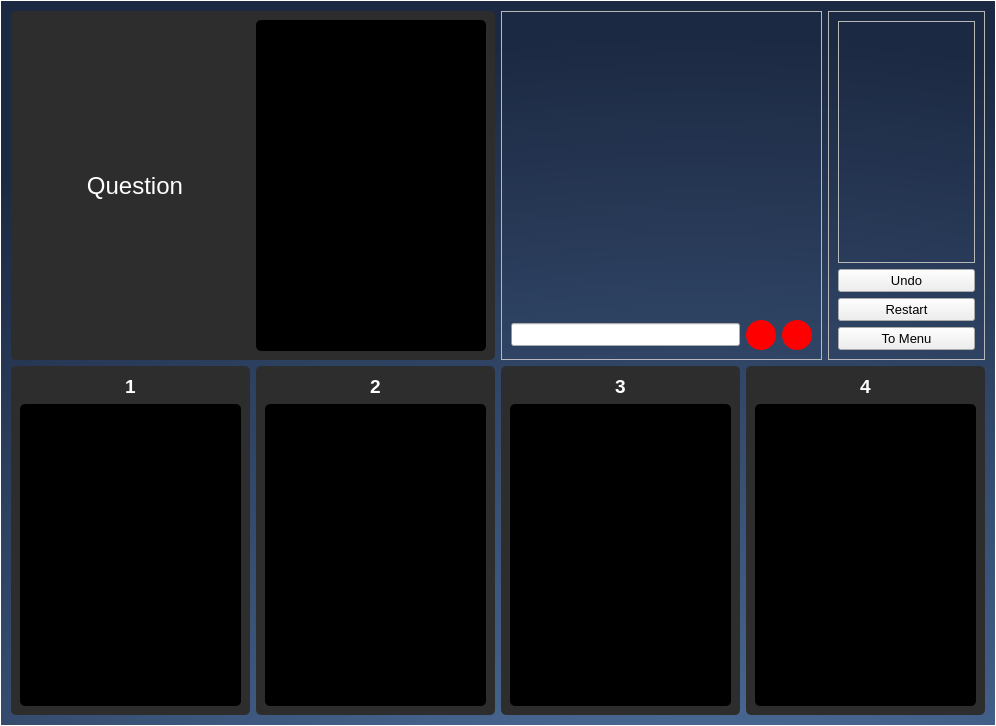
<?xml version="1.0" encoding="UTF-8"?>
<ui version="4.0">
 <class>Form</class>
 <widget class="QWidget" name="Form">
  <property name="geometry">
   <rect>
    <x>0</x>
    <y>0</y>
    <width>996</width>
    <height>726</height>
   </rect>
  </property>
  <property name="windowTitle">
   <string>Form</string>
  </property>
  <property name="styleSheet">
   <string notr="true">QWidget#Form {
background: qradialgradient(cx: 0.7, cy: 1.4, fx: 0.7, fy: 1.4, radius: 1.35, stop: 0 #597fb0, stop: 1 #1c2942);
color: rgb(0, 0, 0);
border: 1px solid #ffffff;
}</string>
  </property>
  <layout class="QGridLayout" name="gridLayout_7">
   <item row="0" column="6" colspan="4">
    <widget class="QFrame" name="frame">
     <property name="frameShape">
      <enum>QFrame::StyledPanel</enum>
     </property>
     <property name="frameShadow">
      <enum>QFrame::Raised</enum>
     </property>
     <layout class="QGridLayout" name="gridLayout_2">
      <item row="1" column="2">
       <widget class="QLabel" name="label_11">
        <property name="sizePolicy">
         <sizepolicy hsizetype="Fixed" vsizetype="Fixed">
          <horstretch>0</horstretch>
          <verstretch>0</verstretch>
         </sizepolicy>
        </property>
        <property name="styleSheet">
         <string notr="true">color: red;
background-color: red;
border-radius: 15;
min-width: 30px;
min-height: 30px;</string>
        </property>
        <property name="text">
         <string>-- --</string>
        </property>
       </widget>
      </item>
      <item row="0" column="0" colspan="4">
       <widget class="QLabel" name="label">
        <property name="sizePolicy">
         <sizepolicy hsizetype="Ignored" vsizetype="Ignored">
          <horstretch>0</horstretch>
          <verstretch>0</verstretch>
         </sizepolicy>
        </property>
        <property name="text">
         <string/>
        </property>
        <property name="alignment">
         <set>Qt::AlignHCenter|Qt::AlignTop</set>
        </property>
       </widget>
      </item>
      <item row="1" column="0" colspan="2">
       <widget class="QProgressBar" name="progressBar">
        <property name="sizePolicy">
         <sizepolicy hsizetype="Preferred" vsizetype="Fixed">
          <horstretch>0</horstretch>
          <verstretch>0</verstretch>
         </sizepolicy>
        </property>
        <property name="font">
         <font>
          <pointsize>10</pointsize>
          <weight>75</weight>
          <bold>true</bold>
         </font>
        </property>
        <property name="styleSheet">
         <string notr="true">color: #ffffff;</string>
        </property>
        <property name="value">
         <number>0</number>
        </property>
        <property name="format">
         <string>%v/%m</string>
        </property>
       </widget>
      </item>
      <item row="1" column="3">
       <widget class="QLabel" name="label_12">
        <property name="sizePolicy">
         <sizepolicy hsizetype="Fixed" vsizetype="Preferred">
          <horstretch>0</horstretch>
          <verstretch>0</verstretch>
         </sizepolicy>
        </property>
        <property name="styleSheet">
         <string notr="true">color: red;
background-color: red;
border-radius: 15;
min-width: 30px;
min-height: 30px;</string>
        </property>
        <property name="text">
         <string>-- --</string>
        </property>
       </widget>
      </item>
     </layout>
    </widget>
   </item>
   <item row="2" column="9" colspan="3">
    <widget class="QFrame" name="frame_8">
     <property name="styleSheet">
      <string notr="true">background: rgb(45, 45, 45);
border-radius: 5px;
</string>
     </property>
     <property name="frameShape">
      <enum>QFrame::StyledPanel</enum>
     </property>
     <property name="frameShadow">
      <enum>QFrame::Raised</enum>
     </property>
     <layout class="QGridLayout" name="gridLayout_6">
      <item row="0" column="1">
       <widget class="QLabel" name="label_9">
        <property name="sizePolicy">
         <sizepolicy hsizetype="Minimum" vsizetype="Maximum">
          <horstretch>0</horstretch>
          <verstretch>0</verstretch>
         </sizepolicy>
        </property>
        <property name="font">
         <font>
          <family>Helvetica</family>
          <pointsize>14</pointsize>
          <weight>75</weight>
          <bold>true</bold>
         </font>
        </property>
        <property name="styleSheet">
         <string notr="true">color: white;</string>
        </property>
        <property name="text">
         <string>4</string>
        </property>
        <property name="alignment">
         <set>Qt::AlignCenter</set>
        </property>
       </widget>
      </item>
      <item row="1" column="1">
       <widget class="QLabel" name="label_5">
        <property name="sizePolicy">
         <sizepolicy hsizetype="Ignored" vsizetype="Ignored">
          <horstretch>0</horstretch>
          <verstretch>0</verstretch>
         </sizepolicy>
        </property>
        <property name="font">
         <font>
          <family>Helvetica</family>
          <pointsize>10</pointsize>
         </font>
        </property>
        <property name="styleSheet">
         <string notr="true">background: black;
color: white;
</string>
        </property>
        <property name="text">
         <string/>
        </property>
        <property name="alignment">
         <set>Qt::AlignCenter</set>
        </property>
        <property name="wordWrap">
         <bool>true</bool>
        </property>
       </widget>
      </item>
     </layout>
    </widget>
   </item>
   <item row="0" column="10" colspan="2">
    <widget class="QFrame" name="frame_4">
     <property name="sizePolicy">
      <sizepolicy hsizetype="Preferred" vsizetype="Preferred">
       <horstretch>0</horstretch>
       <verstretch>0</verstretch>
      </sizepolicy>
     </property>
     <property name="frameShape">
      <enum>QFrame::StyledPanel</enum>
     </property>
     <property name="frameShadow">
      <enum>QFrame::Raised</enum>
     </property>
     <layout class="QVBoxLayout" name="verticalLayout_3">
      <item>
       <widget class="QFrame" name="frame_2">
        <property name="frameShape">
         <enum>QFrame::StyledPanel</enum>
        </property>
        <property name="frameShadow">
         <enum>QFrame::Raised</enum>
        </property>
       </widget>
      </item>
      <item>
       <widget class="QPushButton" name="pushButton">
        <property name="font">
         <font>
          <pointsize>10</pointsize>
         </font>
        </property>
        <property name="text">
         <string>Undo</string>
        </property>
       </widget>
      </item>
      <item>
       <widget class="QPushButton" name="pushButton_2">
        <property name="font">
         <font>
          <pointsize>10</pointsize>
         </font>
        </property>
        <property name="text">
         <string>Restart</string>
        </property>
       </widget>
      </item>
      <item>
       <widget class="QPushButton" name="pushButton_3">
        <property name="font">
         <font>
          <pointsize>10</pointsize>
         </font>
        </property>
        <property name="text">
         <string>To Menu</string>
        </property>
       </widget>
      </item>
     </layout>
    </widget>
   </item>
   <item row="2" column="3" colspan="3">
    <widget class="QFrame" name="frame_6">
     <property name="styleSheet">
      <string notr="true">background: rgb(45, 45, 45);
border-radius: 5px;</string>
     </property>
     <property name="frameShape">
      <enum>QFrame::StyledPanel</enum>
     </property>
     <property name="frameShadow">
      <enum>QFrame::Raised</enum>
     </property>
     <layout class="QGridLayout" name="gridLayout_5">
      <item row="1" column="1">
       <widget class="QLabel" name="label_3">
        <property name="sizePolicy">
         <sizepolicy hsizetype="Ignored" vsizetype="Ignored">
          <horstretch>0</horstretch>
          <verstretch>0</verstretch>
         </sizepolicy>
        </property>
        <property name="font">
         <font>
          <family>Helvetica</family>
          <pointsize>10</pointsize>
         </font>
        </property>
        <property name="styleSheet">
         <string notr="true">background: black;
color: white;</string>
        </property>
        <property name="text">
         <string/>
        </property>
        <property name="alignment">
         <set>Qt::AlignCenter</set>
        </property>
        <property name="wordWrap">
         <bool>true</bool>
        </property>
       </widget>
      </item>
      <item row="0" column="1">
       <widget class="QLabel" name="label_7">
        <property name="sizePolicy">
         <sizepolicy hsizetype="Minimum" vsizetype="Maximum">
          <horstretch>0</horstretch>
          <verstretch>0</verstretch>
         </sizepolicy>
        </property>
        <property name="font">
         <font>
          <family>Helvetica</family>
          <pointsize>14</pointsize>
          <weight>75</weight>
          <bold>true</bold>
         </font>
        </property>
        <property name="styleSheet">
         <string notr="true">color: white;</string>
        </property>
        <property name="text">
         <string>2</string>
        </property>
        <property name="alignment">
         <set>Qt::AlignCenter</set>
        </property>
       </widget>
      </item>
     </layout>
    </widget>
   </item>
   <item row="2" column="6" colspan="3">
    <widget class="QFrame" name="frame_7">
     <property name="styleSheet">
      <string notr="true">background: rgb(45, 45, 45);
border-radius: 5px;
</string>
     </property>
     <property name="frameShape">
      <enum>QFrame::StyledPanel</enum>
     </property>
     <property name="frameShadow">
      <enum>QFrame::Raised</enum>
     </property>
     <layout class="QGridLayout" name="gridLayout_4">
      <item row="0" column="1">
       <widget class="QLabel" name="label_8">
        <property name="sizePolicy">
         <sizepolicy hsizetype="Minimum" vsizetype="Maximum">
          <horstretch>0</horstretch>
          <verstretch>0</verstretch>
         </sizepolicy>
        </property>
        <property name="font">
         <font>
          <family>Helvetica</family>
          <pointsize>14</pointsize>
          <weight>75</weight>
          <bold>true</bold>
         </font>
        </property>
        <property name="styleSheet">
         <string notr="true">color: white;</string>
        </property>
        <property name="text">
         <string>3</string>
        </property>
        <property name="alignment">
         <set>Qt::AlignCenter</set>
        </property>
       </widget>
      </item>
      <item row="1" column="1">
       <widget class="QLabel" name="label_4">
        <property name="sizePolicy">
         <sizepolicy hsizetype="Ignored" vsizetype="Ignored">
          <horstretch>0</horstretch>
          <verstretch>0</verstretch>
         </sizepolicy>
        </property>
        <property name="font">
         <font>
          <family>Helvetica</family>
          <pointsize>10</pointsize>
         </font>
        </property>
        <property name="styleSheet">
         <string notr="true">background: black;
color: white;</string>
        </property>
        <property name="text">
         <string/>
        </property>
        <property name="alignment">
         <set>Qt::AlignCenter</set>
        </property>
        <property name="wordWrap">
         <bool>true</bool>
        </property>
       </widget>
      </item>
     </layout>
    </widget>
   </item>
   <item row="0" column="0" colspan="6">
    <widget class="QFrame" name="frame_3">
     <property name="sizePolicy">
      <sizepolicy hsizetype="Preferred" vsizetype="Preferred">
       <horstretch>0</horstretch>
       <verstretch>0</verstretch>
      </sizepolicy>
     </property>
     <property name="styleSheet">
      <string notr="true">background: rgb(45, 45, 45);
border-radius: 5px;
</string>
     </property>
     <property name="frameShape">
      <enum>QFrame::StyledPanel</enum>
     </property>
     <property name="frameShadow">
      <enum>QFrame::Raised</enum>
     </property>
     <layout class="QGridLayout" name="gridLayout">
      <item row="0" column="1">
       <widget class="QLabel" name="label_10">
        <property name="sizePolicy">
         <sizepolicy hsizetype="Ignored" vsizetype="Preferred">
          <horstretch>0</horstretch>
          <verstretch>0</verstretch>
         </sizepolicy>
        </property>
        <property name="font">
         <font>
          <family>Helvetica</family>
          <pointsize>18</pointsize>
         </font>
        </property>
        <property name="styleSheet">
         <string notr="true">color: white;</string>
        </property>
        <property name="text">
         <string>Question</string>
        </property>
        <property name="textFormat">
         <enum>Qt::AutoText</enum>
        </property>
        <property name="scaledContents">
         <bool>false</bool>
        </property>
        <property name="alignment">
         <set>Qt::AlignCenter</set>
        </property>
        <property name="wordWrap">
         <bool>true</bool>
        </property>
       </widget>
      </item>
      <item row="0" column="2">
       <widget class="QLabel" name="label_1">
        <property name="sizePolicy">
         <sizepolicy hsizetype="Ignored" vsizetype="Ignored">
          <horstretch>0</horstretch>
          <verstretch>0</verstretch>
         </sizepolicy>
        </property>
        <property name="styleSheet">
         <string notr="true">background: black;</string>
        </property>
        <property name="text">
         <string>TextLabel</string>
        </property>
       </widget>
      </item>
     </layout>
    </widget>
   </item>
   <item row="2" column="0" colspan="3">
    <widget class="QFrame" name="frame_5">
     <property name="styleSheet">
      <string notr="true">background: rgb(45, 45, 45);
border-radius: 5px;</string>
     </property>
     <property name="frameShape">
      <enum>QFrame::StyledPanel</enum>
     </property>
     <property name="frameShadow">
      <enum>QFrame::Raised</enum>
     </property>
     <layout class="QGridLayout" name="gridLayout_3">
      <item row="0" column="1">
       <widget class="QLabel" name="label_6">
        <property name="sizePolicy">
         <sizepolicy hsizetype="Minimum" vsizetype="Maximum">
          <horstretch>0</horstretch>
          <verstretch>0</verstretch>
         </sizepolicy>
        </property>
        <property name="font">
         <font>
          <family>Helvetica</family>
          <pointsize>14</pointsize>
          <weight>75</weight>
          <bold>true</bold>
         </font>
        </property>
        <property name="styleSheet">
         <string notr="true">color: white;</string>
        </property>
        <property name="text">
         <string>1</string>
        </property>
        <property name="alignment">
         <set>Qt::AlignCenter</set>
        </property>
       </widget>
      </item>
      <item row="1" column="1">
       <widget class="QLabel" name="label_2">
        <property name="sizePolicy">
         <sizepolicy hsizetype="Ignored" vsizetype="Ignored">
          <horstretch>0</horstretch>
          <verstretch>0</verstretch>
         </sizepolicy>
        </property>
        <property name="font">
         <font>
          <family>Helvetica</family>
          <pointsize>10</pointsize>
         </font>
        </property>
        <property name="styleSheet">
         <string notr="true">background: black;
color: white;</string>
        </property>
        <property name="text">
         <string/>
        </property>
        <property name="alignment">
         <set>Qt::AlignCenter</set>
        </property>
        <property name="wordWrap">
         <bool>true</bool>
        </property>
       </widget>
      </item>
     </layout>
    </widget>
   </item>
  </layout>
 </widget>
 <resources/>
 <connections/>
</ui>
